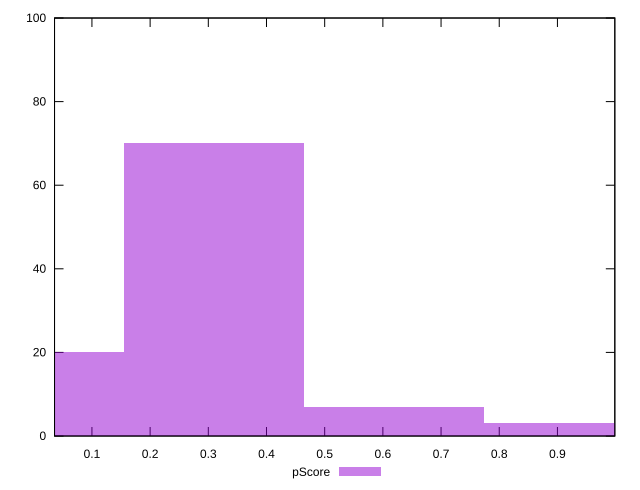

This chart was generated by the following gnuplot code:
reset

$pScore <<EOF
0.3096386110487113 70
0 20
0.6192772220974226 7
0.928915833146134 3
EOF

set key outside below
set boxwidth 0.3096386110487113
set xrange [0.03571842018127802:0.9986325253544887]
set yrange [0:100]
set trange [0:100]
set style fill transparent solid 0.5 noborder
set terminal svg size 640, 490 enhanced background rgb 'white'
set output "reports/report_00028_2021-02-24T12-49-42.674Z/total-blocking-time/samples/music/pScore/histogram.svg"

plot $pScore title "pScore" with boxes

reset
